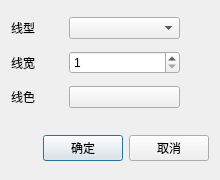
<?xml version="1.0" encoding="UTF-8"?>
<ui version="4.0">
 <class>CBisectrixLineSettingDialog</class>
 <widget class="QDialog" name="CBisectrixLineSettingDialog">
  <property name="geometry">
   <rect>
    <x>0</x>
    <y>0</y>
    <width>220</width>
    <height>180</height>
   </rect>
  </property>
  <property name="sizePolicy">
   <sizepolicy hsizetype="Fixed" vsizetype="Fixed">
    <horstretch>0</horstretch>
    <verstretch>0</verstretch>
   </sizepolicy>
  </property>
  <property name="minimumSize">
   <size>
    <width>220</width>
    <height>180</height>
   </size>
  </property>
  <property name="maximumSize">
   <size>
    <width>220</width>
    <height>180</height>
   </size>
  </property>
  <property name="windowTitle">
   <string>线条设置</string>
  </property>
  <layout class="QGridLayout" name="gridLayout">
   <item row="0" column="0">
    <layout class="QHBoxLayout" name="horizontalLayout_2">
     <item>
      <widget class="QLabel" name="label">
       <property name="sizePolicy">
        <sizepolicy hsizetype="Preferred" vsizetype="Preferred">
         <horstretch>0</horstretch>
         <verstretch>0</verstretch>
        </sizepolicy>
       </property>
       <property name="text">
        <string>线型</string>
       </property>
       <property name="alignment">
        <set>Qt::AlignCenter</set>
       </property>
      </widget>
     </item>
     <item>
      <spacer name="horizontalSpacer_2">
       <property name="orientation">
        <enum>Qt::Horizontal</enum>
       </property>
       <property name="sizeHint" stdset="0">
        <size>
         <width>40</width>
         <height>20</height>
        </size>
       </property>
      </spacer>
     </item>
     <item>
      <widget class="QComboBox" name="styleComboBox">
       <property name="minimumSize">
        <size>
         <width>111</width>
         <height>0</height>
        </size>
       </property>
       <property name="maximumSize">
        <size>
         <width>111</width>
         <height>16777215</height>
        </size>
       </property>
      </widget>
     </item>
     <item>
      <spacer name="horizontalSpacer_3">
       <property name="orientation">
        <enum>Qt::Horizontal</enum>
       </property>
       <property name="sizeHint" stdset="0">
        <size>
         <width>40</width>
         <height>20</height>
        </size>
       </property>
      </spacer>
     </item>
    </layout>
   </item>
   <item row="1" column="0">
    <layout class="QHBoxLayout" name="horizontalLayout_3">
     <item>
      <widget class="QLabel" name="label_2">
       <property name="text">
        <string>线宽</string>
       </property>
       <property name="alignment">
        <set>Qt::AlignCenter</set>
       </property>
      </widget>
     </item>
     <item>
      <spacer name="horizontalSpacer_6">
       <property name="orientation">
        <enum>Qt::Horizontal</enum>
       </property>
       <property name="sizeHint" stdset="0">
        <size>
         <width>40</width>
         <height>20</height>
        </size>
       </property>
      </spacer>
     </item>
     <item>
      <widget class="QSpinBox" name="widthSpinBox">
       <property name="sizePolicy">
        <sizepolicy hsizetype="Expanding" vsizetype="Fixed">
         <horstretch>0</horstretch>
         <verstretch>0</verstretch>
        </sizepolicy>
       </property>
       <property name="minimumSize">
        <size>
         <width>111</width>
         <height>0</height>
        </size>
       </property>
       <property name="maximumSize">
        <size>
         <width>111</width>
         <height>16777215</height>
        </size>
       </property>
       <property name="minimum">
        <number>1</number>
       </property>
       <property name="maximum">
        <number>10</number>
       </property>
      </widget>
     </item>
     <item>
      <spacer name="horizontalSpacer_4">
       <property name="orientation">
        <enum>Qt::Horizontal</enum>
       </property>
       <property name="sizeHint" stdset="0">
        <size>
         <width>40</width>
         <height>20</height>
        </size>
       </property>
      </spacer>
     </item>
    </layout>
   </item>
   <item row="2" column="0">
    <layout class="QHBoxLayout" name="horizontalLayout_4">
     <item>
      <widget class="QLabel" name="label_3">
       <property name="text">
        <string>线色</string>
       </property>
       <property name="alignment">
        <set>Qt::AlignCenter</set>
       </property>
      </widget>
     </item>
     <item>
      <spacer name="horizontalSpacer_7">
       <property name="orientation">
        <enum>Qt::Horizontal</enum>
       </property>
       <property name="sizeHint" stdset="0">
        <size>
         <width>40</width>
         <height>20</height>
        </size>
       </property>
      </spacer>
     </item>
     <item>
      <widget class="QPushButton" name="colorButton">
       <property name="minimumSize">
        <size>
         <width>111</width>
         <height>0</height>
        </size>
       </property>
       <property name="maximumSize">
        <size>
         <width>111</width>
         <height>16777215</height>
        </size>
       </property>
       <property name="text">
        <string/>
       </property>
      </widget>
     </item>
     <item>
      <spacer name="horizontalSpacer_5">
       <property name="orientation">
        <enum>Qt::Horizontal</enum>
       </property>
       <property name="sizeHint" stdset="0">
        <size>
         <width>40</width>
         <height>20</height>
        </size>
       </property>
      </spacer>
     </item>
    </layout>
   </item>
   <item row="3" column="0">
    <spacer name="verticalSpacer">
     <property name="orientation">
      <enum>Qt::Vertical</enum>
     </property>
     <property name="sizeType">
      <enum>QSizePolicy::Fixed</enum>
     </property>
     <property name="sizeHint" stdset="0">
      <size>
       <width>20</width>
       <height>15</height>
      </size>
     </property>
    </spacer>
   </item>
   <item row="4" column="0">
    <layout class="QHBoxLayout" name="horizontalLayout">
     <item>
      <spacer name="horizontalSpacer">
       <property name="orientation">
        <enum>Qt::Horizontal</enum>
       </property>
       <property name="sizeHint" stdset="0">
        <size>
         <width>34</width>
         <height>20</height>
        </size>
       </property>
      </spacer>
     </item>
     <item>
      <widget class="QPushButton" name="okButton">
       <property name="sizePolicy">
        <sizepolicy hsizetype="Fixed" vsizetype="Fixed">
         <horstretch>0</horstretch>
         <verstretch>0</verstretch>
        </sizepolicy>
       </property>
       <property name="text">
        <string>确定</string>
       </property>
       <property name="default">
        <bool>true</bool>
       </property>
      </widget>
     </item>
     <item>
      <widget class="QPushButton" name="cancelButton">
       <property name="sizePolicy">
        <sizepolicy hsizetype="Fixed" vsizetype="Fixed">
         <horstretch>0</horstretch>
         <verstretch>0</verstretch>
        </sizepolicy>
       </property>
       <property name="text">
        <string>取消</string>
       </property>
       <property name="default">
        <bool>false</bool>
       </property>
      </widget>
     </item>
    </layout>
   </item>
  </layout>
 </widget>
 <tabstops>
  <tabstop>styleComboBox</tabstop>
  <tabstop>widthSpinBox</tabstop>
  <tabstop>colorButton</tabstop>
 </tabstops>
 <resources/>
 <connections/>
</ui>
